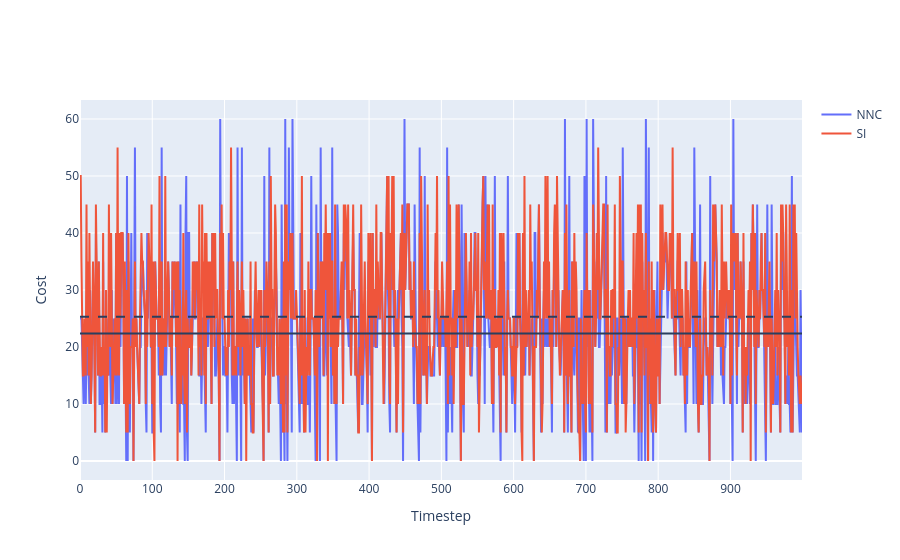

The code cell stored with this chart in its notebook:
### Code cell
a = go.Scatter(y=[x.item() for x in nn_ci], name='NNC')
b = go.Scatter(y=[x.item() for x in di_ci], name='SI')
fig = go.Figure([a,b])
fig.add_hline(nn_mean_cost.detach().item())
fig.add_hline(si_mean_cost.detach().item(),line={'dash':'dash'})
fig.layout.xaxis.title = 'Timestep'
fig.layout.yaxis.title = 'Cost'
fig

### Figure 1 — Plotly figure (JSON) as saved in the notebook; plotly's stock layout.template omitted (floating-point values rounded to 4 significant figures; data arrays with more than 128 entries replaced by an {"elided": "..."} marker saying what was removed)
{"data": [{"name": "NNC", "type": "scatter", "y": {"elided": "1000 int values"}}, {"name": "SI", "type": "scatter", "y": {"elided": "1000 int values"}}], "layout": {"shapes": [{"type": "line", "x0": 0, "x1": 1, "xref": "x domain", "y0": 22.36, "y1": 22.36, "yref": "y"}, {"line": {"dash": "dash"}, "type": "line", "x0": 0, "x1": 1, "xref": "x domain", "y0": 25.33, "y1": 25.33, "yref": "y"}], "xaxis": {"title": {"text": "Timestep"}}, "yaxis": {"title": {"text": "Cost"}}}}
